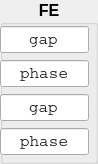
              <widget class="QGroupBox" name="groupBox_FE_record">
               <property name="font">
                <font>
                 <pointsize>12</pointsize>
                 <weight>75</weight>
                 <bold>true</bold>
                 <kerning>true</kerning>
                </font>
               </property>
               <property name="title">
                <string>FE</string>
               </property>
               <property name="alignment">
                <set>Qt::AlignHCenter|Qt::AlignTop</set>
               </property>
               <widget class="QLineEdit" name="lineEdit_plt_FE_Hgap">
                <property name="geometry">
                 <rect>
                  <x>0</x>
                  <y>26</y>
                  <width>89</width>
                  <height>27</height>
                 </rect>
                </property>
                <property name="sizePolicy">
                 <sizepolicy hsizetype="Fixed" vsizetype="Fixed">
                  <horstretch>0</horstretch>
                  <verstretch>0</verstretch>
                 </sizepolicy>
                </property>
                <property name="font">
                 <font>
                  <family>Courier</family>
                  <pointsize>12</pointsize>
                  <weight>50</weight>
                  <bold>false</bold>
                 </font>
                </property>
                <property name="statusTip">
                 <string>optic 1</string>
                </property>
                <property name="whatsThis">
                 <string>first optic title</string>
                </property>
                <property name="text">
                 <string>gap</string>
                </property>
                <property name="alignment">
                 <set>Qt::AlignCenter</set>
                </property>
               </widget>
               <widget class="QLineEdit" name="lineEdit_plt_FE_Hctr">
                <property name="geometry">
                 <rect>
                  <x>0</x>
                  <y>60</y>
                  <width>89</width>
                  <height>27</height>
                 </rect>
                </property>
                <property name="sizePolicy">
                 <sizepolicy hsizetype="Fixed" vsizetype="Fixed">
                  <horstretch>0</horstretch>
                  <verstretch>0</verstretch>
                 </sizepolicy>
                </property>
                <property name="font">
                 <font>
                  <family>Courier</family>
                  <pointsize>12</pointsize>
                  <weight>50</weight>
                  <bold>false</bold>
                 </font>
                </property>
                <property name="statusTip">
                 <string>optic 1</string>
                </property>
                <property name="whatsThis">
                 <string>first optic title</string>
                </property>
                <property name="text">
                 <string>phase</string>
                </property>
                <property name="alignment">
                 <set>Qt::AlignCenter</set>
                </property>
               </widget>
               <widget class="QLineEdit" name="lineEdit_plt_FE_Vgap">
                <property name="enabled">
                 <bool>true</bool>
                </property>
                <property name="geometry">
                 <rect>
                  <x>0</x>
                  <y>94</y>
                  <width>89</width>
                  <height>27</height>
                 </rect>
                </property>
                <property name="sizePolicy">
                 <sizepolicy hsizetype="Fixed" vsizetype="Fixed">
                  <horstretch>0</horstretch>
                  <verstretch>0</verstretch>
                 </sizepolicy>
                </property>
                <property name="font">
                 <font>
                  <family>Courier</family>
                  <pointsize>12</pointsize>
                  <weight>50</weight>
                  <bold>false</bold>
                 </font>
                </property>
                <property name="statusTip">
                 <string>optic 1</string>
                </property>
                <property name="whatsThis">
                 <string>first optic title</string>
                </property>
                <property name="text">
                 <string>gap</string>
                </property>
                <property name="frame">
                 <bool>true</bool>
                </property>
                <property name="alignment">
                 <set>Qt::AlignCenter</set>
                </property>
                <property name="clearButtonEnabled" stdset="0">
                 <bool>false</bool>
                </property>
               </widget>
               <widget class="QLineEdit" name="lineEdit_plt_FE_Vctr">
                <property name="enabled">
                 <bool>true</bool>
                </property>
                <property name="geometry">
                 <rect>
                  <x>0</x>
                  <y>128</y>
                  <width>89</width>
                  <height>27</height>
                 </rect>
                </property>
                <property name="sizePolicy">
                 <sizepolicy hsizetype="Fixed" vsizetype="Fixed">
                  <horstretch>0</horstretch>
                  <verstretch>0</verstretch>
                 </sizepolicy>
                </property>
                <property name="font">
                 <font>
                  <family>Courier</family>
                  <pointsize>12</pointsize>
                  <weight>50</weight>
                  <bold>false</bold>
                 </font>
                </property>
                <property name="statusTip">
                 <string>optic 1</string>
                </property>
                <property name="whatsThis">
                 <string>first optic title</string>
                </property>
                <property name="text">
                 <string>phase</string>
                </property>
                <property name="frame">
                 <bool>true</bool>
                </property>
                <property name="alignment">
                 <set>Qt::AlignCenter</set>
                </property>
               </widget>
              </widget>
